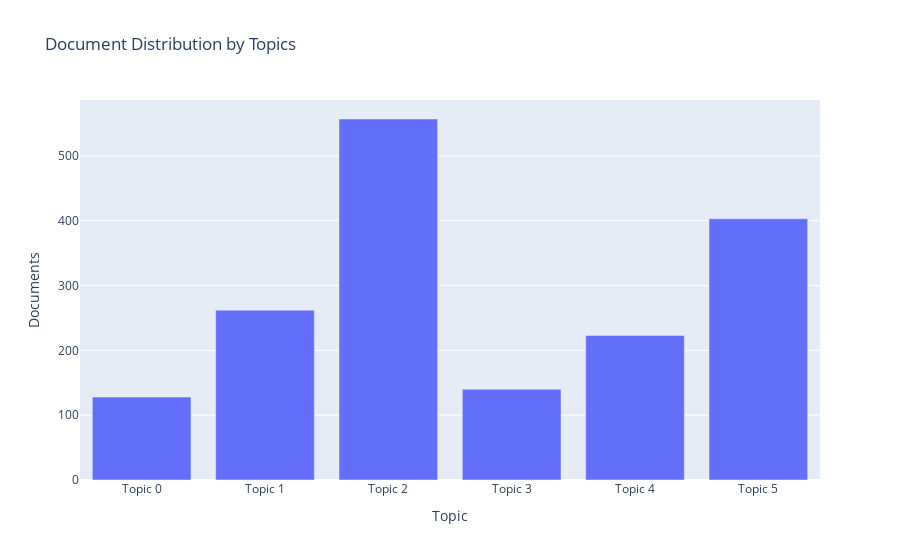

Source (notebook cell):
### Code cell
plot_model(lda, plot='topic_distribution',topic_num = 4)

### Figure 1 — Plotly figure (JSON) as saved in the notebook; plotly's stock layout.template omitted (floating-point values rounded to 4 significant figures)
{"data": [{"textposition": "auto", "hovertemplate": "Topic=%{x}<br>Documents=%{y}<br>Keyword=%{customdata[0]}", "showlegend": false, "legendgroup": "", "name": "", "yaxis": "y", "customdata": [["game, link, world, minute, character, go, final, first, time, take"], ["ball, shoot, good, go, play, basketball, year, hand, jump, court"], ["play, game, basketball, go, good, people, want, really, start, say"], ["shoot, attempt, shot, second, point, high, tank, game, season, leave"], ["game, new, time, player, good, overwatch, year, play, see, may"], ["team, player, game, play, year, season, stat, win, good, school"]], "y": [128, 262, 557, 140, 223, 403], "hoverlabel": {"namelength": 0}, "offsetgroup": "", "xaxis": "x", "marker": {"color": "#636efa"}, "x": ["Topic 0", "Topic 1", "Topic 2", "Topic 3", "Topic 4", "Topic 5"], "alignmentgroup": "True", "type": "bar", "orientation": "v"}], "layout": {"yaxis": {"domain": [0, 1], "anchor": "x", "title": {"text": "Documents"}}, "title": {"text": "Document Distribution by Topics"}, "barmode": "relative", "xaxis": {"domain": [0, 1], "anchor": "y", "title": {"text": "Topic"}}, "legend": {"tracegroupgap": 0}}}
